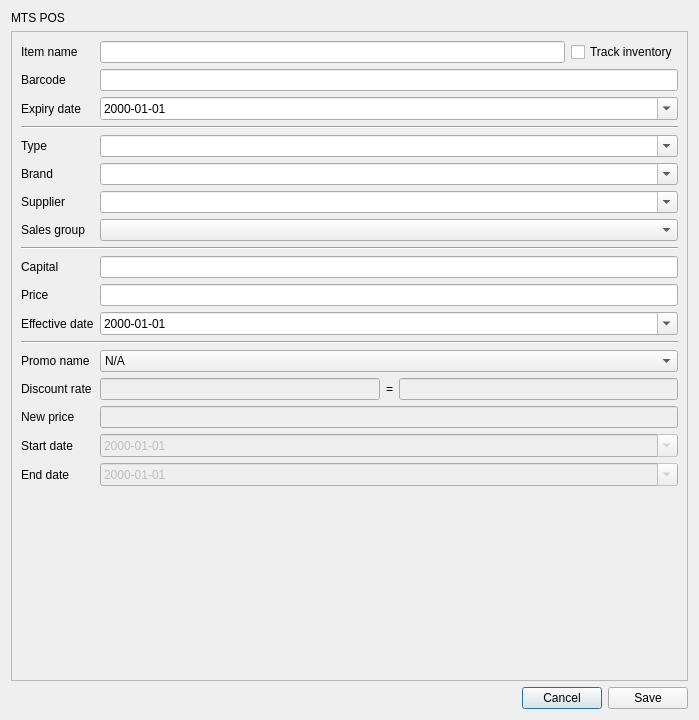
<?xml version="1.0" encoding="UTF-8"?>
<ui version="4.0">
 <class>DialogEditItem</class>
 <widget class="QDialog" name="DialogEditItem">
  <property name="geometry">
   <rect>
    <x>0</x>
    <y>0</y>
    <width>699</width>
    <height>720</height>
   </rect>
  </property>
  <property name="windowTitle">
   <string>Sign up</string>
  </property>
  <layout class="QVBoxLayout" name="verticalLayout">
   <item>
    <widget class="QLabel" name="label_6">
     <property name="sizePolicy">
      <sizepolicy hsizetype="Preferred" vsizetype="Fixed">
       <horstretch>0</horstretch>
       <verstretch>0</verstretch>
      </sizepolicy>
     </property>
     <property name="text">
      <string>MTS POS</string>
     </property>
    </widget>
   </item>
   <item>
    <widget class="QScrollArea" name="scrollArea">
     <property name="widgetResizable">
      <bool>true</bool>
     </property>
     <widget class="QWidget" name="scrollAreaWidgetContents">
      <property name="geometry">
       <rect>
        <x>0</x>
        <y>0</y>
        <width>679</width>
        <height>650</height>
       </rect>
      </property>
      <layout class="QFormLayout" name="formLayout">
       <item row="0" column="0">
        <widget class="QLabel" name="label">
         <property name="text">
          <string>Item name</string>
         </property>
        </widget>
       </item>
       <item row="1" column="0">
        <widget class="QLabel" name="label_2">
         <property name="text">
          <string>Barcode</string>
         </property>
        </widget>
       </item>
       <item row="1" column="1">
        <widget class="QLineEdit" name="lineEditBarcode"/>
       </item>
       <item row="2" column="0">
        <widget class="QLabel" name="label_3">
         <property name="text">
          <string>Expiry date</string>
         </property>
        </widget>
       </item>
       <item row="2" column="1">
        <widget class="QDateEdit" name="dateEditExpireDate">
         <property name="displayFormat">
          <string>yyyy-MM-dd</string>
         </property>
         <property name="calendarPopup">
          <bool>true</bool>
         </property>
        </widget>
       </item>
       <item row="3" column="0" colspan="2">
        <widget class="Line" name="line_2">
         <property name="orientation">
          <enum>Qt::Horizontal</enum>
         </property>
        </widget>
       </item>
       <item row="4" column="0">
        <widget class="QLabel" name="label_4">
         <property name="text">
          <string>Type</string>
         </property>
        </widget>
       </item>
       <item row="4" column="1">
        <widget class="QComboBox" name="comboBoxItemTypeName">
         <property name="editable">
          <bool>true</bool>
         </property>
         <property name="insertPolicy">
          <enum>QComboBox::NoInsert</enum>
         </property>
        </widget>
       </item>
       <item row="5" column="0">
        <widget class="QLabel" name="label_5">
         <property name="text">
          <string>Brand</string>
         </property>
        </widget>
       </item>
       <item row="5" column="1">
        <widget class="QComboBox" name="comboBoxBrandName">
         <property name="editable">
          <bool>true</bool>
         </property>
         <property name="insertPolicy">
          <enum>QComboBox::NoInsert</enum>
         </property>
        </widget>
       </item>
       <item row="6" column="0">
        <widget class="QLabel" name="label_9">
         <property name="text">
          <string>Supplier</string>
         </property>
        </widget>
       </item>
       <item row="6" column="1">
        <widget class="QComboBox" name="comboBoxSupplierName">
         <property name="editable">
          <bool>true</bool>
         </property>
         <property name="insertPolicy">
          <enum>QComboBox::NoInsert</enum>
         </property>
        </widget>
       </item>
       <item row="7" column="0">
        <widget class="QLabel" name="label_12">
         <property name="text">
          <string>Sales group</string>
         </property>
        </widget>
       </item>
       <item row="7" column="1">
        <widget class="QComboBox" name="comboBoxSalesGroupName">
         <property name="editable">
          <bool>false</bool>
         </property>
         <property name="insertPolicy">
          <enum>QComboBox::NoInsert</enum>
         </property>
        </widget>
       </item>
       <item row="8" column="0" colspan="2">
        <widget class="Line" name="line_3">
         <property name="orientation">
          <enum>Qt::Horizontal</enum>
         </property>
        </widget>
       </item>
       <item row="9" column="0">
        <widget class="QLabel" name="label_10">
         <property name="text">
          <string>Capital</string>
         </property>
        </widget>
       </item>
       <item row="9" column="1">
        <widget class="QLineEdit" name="lineEditCapital"/>
       </item>
       <item row="10" column="0">
        <widget class="QLabel" name="label_8">
         <property name="text">
          <string>Price</string>
         </property>
        </widget>
       </item>
       <item row="10" column="1">
        <widget class="QLineEdit" name="lineEditPrice"/>
       </item>
       <item row="11" column="0">
        <widget class="QLabel" name="label_7">
         <property name="text">
          <string>Effective date</string>
         </property>
        </widget>
       </item>
       <item row="11" column="1">
        <widget class="QDateEdit" name="dateEditEffectiveDate">
         <property name="displayFormat">
          <string>yyyy-MM-dd</string>
         </property>
         <property name="calendarPopup">
          <bool>true</bool>
         </property>
        </widget>
       </item>
       <item row="12" column="0" colspan="2">
        <widget class="Line" name="line_4">
         <property name="orientation">
          <enum>Qt::Horizontal</enum>
         </property>
        </widget>
       </item>
       <item row="13" column="0">
        <widget class="QLabel" name="label_13">
         <property name="text">
          <string>Promo name</string>
         </property>
        </widget>
       </item>
       <item row="13" column="1">
        <widget class="QComboBox" name="comboBoxPromoName">
         <property name="insertPolicy">
          <enum>QComboBox::NoInsert</enum>
         </property>
         <item>
          <property name="text">
           <string>N/A</string>
          </property>
         </item>
        </widget>
       </item>
       <item row="14" column="0">
        <widget class="QLabel" name="label_11">
         <property name="text">
          <string>Discount rate</string>
         </property>
        </widget>
       </item>
       <item row="14" column="1">
        <layout class="QHBoxLayout" name="horizontalLayout_2">
         <item>
          <widget class="QLineEdit" name="lineEditDiscountRate">
           <property name="enabled">
            <bool>false</bool>
           </property>
          </widget>
         </item>
         <item>
          <widget class="QLabel" name="label_17">
           <property name="text">
            <string>=</string>
           </property>
          </widget>
         </item>
         <item>
          <widget class="QLineEdit" name="lineEditDiscount">
           <property name="enabled">
            <bool>false</bool>
           </property>
          </widget>
         </item>
        </layout>
       </item>
       <item row="15" column="0">
        <widget class="QLabel" name="label_14">
         <property name="text">
          <string>New price</string>
         </property>
        </widget>
       </item>
       <item row="15" column="1">
        <widget class="QLineEdit" name="lineEditNewPrice">
         <property name="enabled">
          <bool>false</bool>
         </property>
        </widget>
       </item>
       <item row="16" column="0">
        <widget class="QLabel" name="label_15">
         <property name="text">
          <string>Start date</string>
         </property>
        </widget>
       </item>
       <item row="16" column="1">
        <widget class="QDateEdit" name="dateEditStartDate">
         <property name="enabled">
          <bool>false</bool>
         </property>
         <property name="displayFormat">
          <string>yyyy-MM-dd</string>
         </property>
         <property name="calendarPopup">
          <bool>true</bool>
         </property>
        </widget>
       </item>
       <item row="17" column="0">
        <widget class="QLabel" name="label_16">
         <property name="text">
          <string>End date</string>
         </property>
        </widget>
       </item>
       <item row="17" column="1">
        <widget class="QDateEdit" name="dateEditEndDate">
         <property name="enabled">
          <bool>false</bool>
         </property>
         <property name="displayFormat">
          <string>yyyy-MM-dd</string>
         </property>
         <property name="calendarPopup">
          <bool>true</bool>
         </property>
        </widget>
       </item>
       <item row="0" column="1">
        <layout class="QHBoxLayout" name="horizontalLayout_7">
         <item>
          <widget class="QLineEdit" name="lineEditItemName"/>
         </item>
         <item>
          <widget class="QCheckBox" name="checkBoxTrackInventory">
           <property name="text">
            <string>Track inventory</string>
           </property>
          </widget>
         </item>
        </layout>
       </item>
      </layout>
     </widget>
    </widget>
   </item>
   <item>
    <layout class="QHBoxLayout" name="horizontalLayout">
     <item>
      <spacer name="horizontalSpacer">
       <property name="orientation">
        <enum>Qt::Horizontal</enum>
       </property>
       <property name="sizeHint" stdset="0">
        <size>
         <width>40</width>
         <height>20</height>
        </size>
       </property>
      </spacer>
     </item>
     <item>
      <widget class="QPushButton" name="pushButtonCancel">
       <property name="text">
        <string>Cancel</string>
       </property>
      </widget>
     </item>
     <item>
      <widget class="QPushButton" name="pushButtonSave">
       <property name="text">
        <string>Save</string>
       </property>
      </widget>
     </item>
    </layout>
   </item>
  </layout>
 </widget>
 <tabstops>
  <tabstop>scrollArea</tabstop>
  <tabstop>pushButtonCancel</tabstop>
  <tabstop>pushButtonSave</tabstop>
 </tabstops>
 <resources/>
 <connections/>
</ui>
